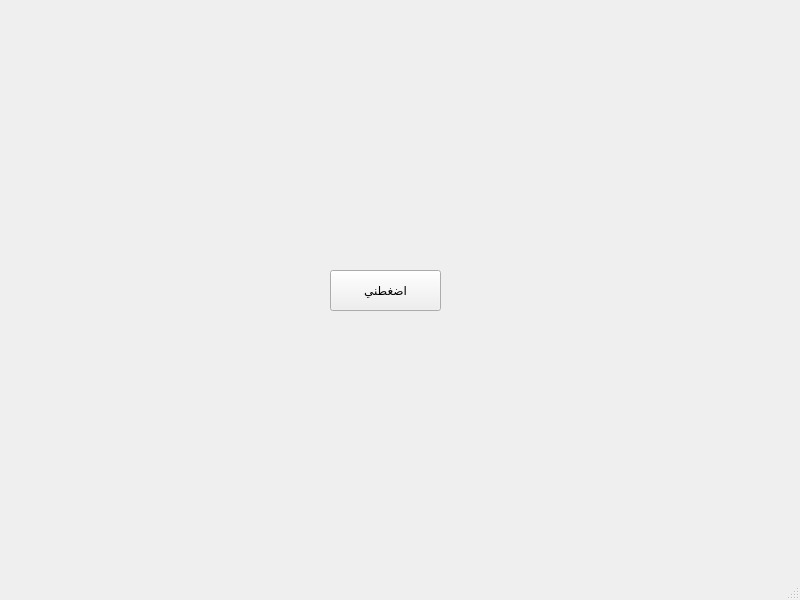
<?xml version="1.0" encoding="UTF-8"?>
<ui version="4.0">
 <class>MainWindow</class>
 <widget class="QMainWindow" name="MainWindow">
  <property name="geometry">
   <rect>
    <x>0</x>
    <y>0</y>
    <width>800</width>
    <height>600</height>
   </rect>
  </property>
  <property name="windowTitle">
   <string>MainWindow</string>
  </property>
  <widget class="QWidget" name="centralwidget">
   <widget class="QPushButton" name="pushButton">
    <property name="geometry">
     <rect>
      <x>330</x>
      <y>270</y>
      <width>111</width>
      <height>41</height>
     </rect>
    </property>
    <property name="text">
     <string>اضغطني</string>
    </property>
   </widget>
   <widget class="QLabel" name="label">
    <property name="geometry">
     <rect>
      <x>300</x>
      <y>150</y>
      <width>131</width>
      <height>51</height>
     </rect>
    </property>
    <property name="text">
     <string/>
    </property>
   </widget>
  </widget>
  <widget class="QMenuBar" name="menubar">
   <property name="geometry">
    <rect>
     <x>0</x>
     <y>0</y>
     <width>800</width>
     <height>21</height>
    </rect>
   </property>
  </widget>
  <widget class="QStatusBar" name="statusbar"/>
 </widget>
 <resources/>
 <connections/>
</ui>
